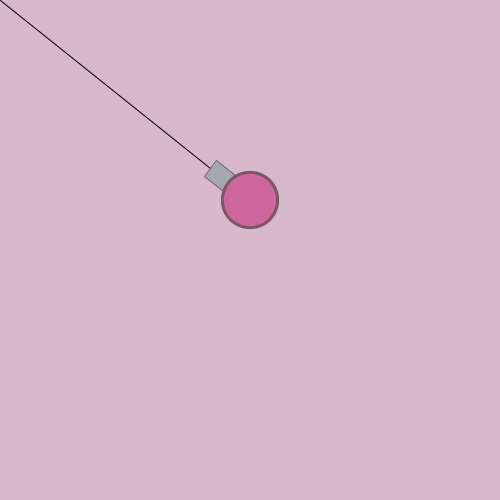
Frame 1 (no input)
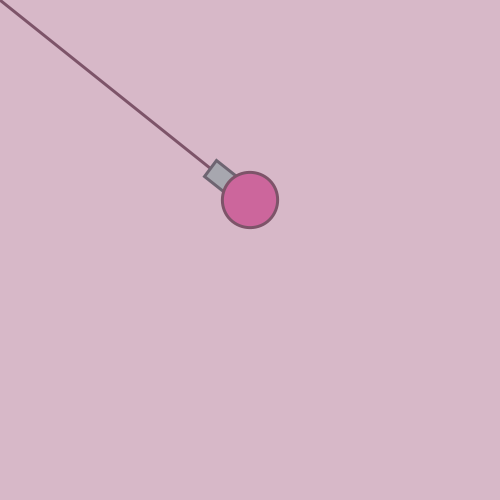
Frame 60 (the mouse pressed at the canvas centre just before this capture)
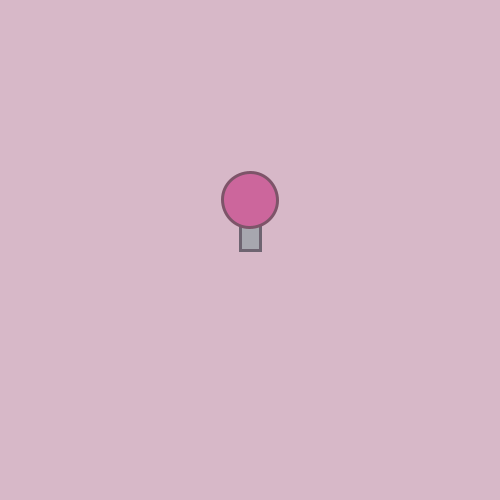
Frame 120 (the mouse held since frame 60 and released just before this capture)

The Processing sketch that drew these frames (run headless with seeded random() and noise(); from frame 60 on, the mouse is pressed at the canvas centre):

// Processing sketch: week07_3_arras03_atan_angle_rotate_translate_mytank
// ── week07_3_arras03_atan_angle_rotate_translate_mytank.pde
//week07_3_arras03_atan_angle_rotate_translate_mytank
void setup(){
  size(500,500);
  
}
float x=250,y=200;
void draw(){
  background(215,184,200);
  
  float dx=mouseX-x,dy=mouseY-y;
  float a=atan2(dy,dx);
  line(x,y,mouseX,mouseY);//cos()算出x的方向sin()算出y的方向
  mytank(x,y,a);
 
  
}
void mytank(float x,float y,float a){
  translate(x,y);
  rotate(a);
  
  fill(167,167,175);
  stroke(110,100,113);
  rect(20,-10,30,20);//砲管
  
  fill(204,102,156);
  stroke(125,84,105);
  strokeWeight(3);
  ellipse(0,0,55,55);//圓形本體
  
}
